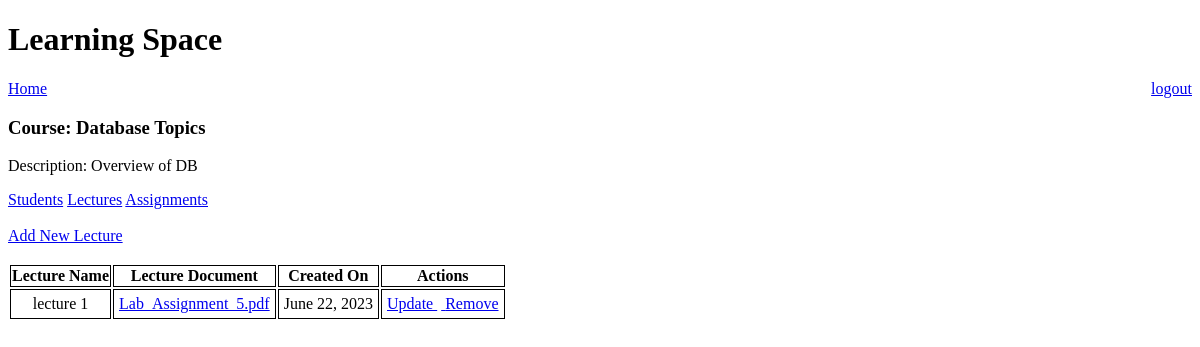
The page /instructor/course?course_id=1&request_notes=True (signed in) on the database as committed earlier.
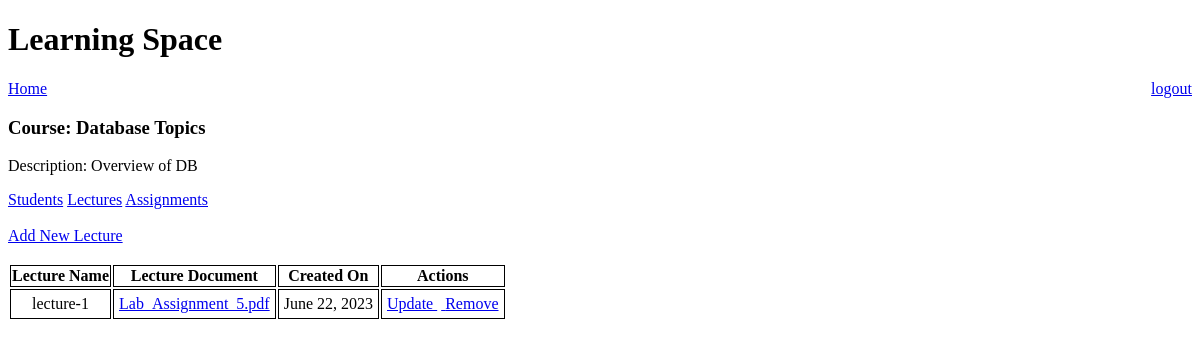
The same page on the database as committed later.
### e_learn/models.py (models this page shows)
class Notes(models.Model):
    name = models.TextField()
    course = models.ForeignKey(Course, on_delete=models.CASCADE)
    notes_doc = models.FileField(upload_to=get_file_path_notes)
    created_on = models.DateField(auto_now_add=True)
    class Meta:
        ordering = ["created_on"]

### e_learn/views.py (the view, shortened to what this page needs)
# urls.py: path('instructor/course', views.instructor_course_details, name='instructor_course_details'),
@login_required(login_url='login')
def instructor_course_details(request):
    course_id = request.GET.get('course_id')
    assignment_id = request.GET.get('assignment_id')
    req_students = request.GET.get('request_students')
    req_update_final_grade = request.GET.get('request_update_final_grade')
    req_notes = request.GET.get('request_notes')
    req_notes_create = request.GET.get('request_notes_create')
    req_update_notes = request.GET.get('request_update_notes')
    req_remove_notes = request.GET.get('remove_notes')
    req_assignments = request.GET.get('request_assignments')
    req_assignment_create = request.GET.get('request_assignment_create')
    req_update_assignment = request.GET.get('request_update_assignment')
    req_remove_assignment = request.GET.get('remove_assignment')
    req_grades = request.GET.get('request_grades')
    req_update_grade = request.GET.get('request_update_grade')
    course_data = Course.objects.get(pk=course_id)
    send_data = {"course_details": course_data}
    requested_notes = False
    requested_students = False
    requested_assignments = False
    requested_grades = False
    if req_students is not None:
        requested_students = True
        send_data['requested_students'] = True
    elif req_notes is not None:
        requested_notes = True
        send_data['requested_notes'] = True
    elif req_notes_create is not None:
        send_data['requested_notes_create'] = True
        return render(request, 'course_data_to_instructor.html', send_data)
    elif req_assignment_create is not None:
        send_data['requested_assignment_create'] = True
        return render(request, 'course_data_to_instructor.html', send_data)
    elif req_grades is not None:
        send_data['requested_grades'] = True
        requested_grades = True
    elif req_update_notes is not None:
        notes_id = request.GET.get('notes_id')
        notes_details = Notes.objects.get(pk=notes_id)
        send_data['requested_update_notes'] = True
        send_data['notes_details'] = notes_details
        return render(request, 'course_data_to_instructor.html', send_data)
    elif req_assignments is not None:
        requested_assignments = True
        send_data['requested_assignments'] = True
    elif req_update_grade is not None:
        send_data['requested_grades'] = True
        send_data['requested_grade_update'] = True
        requested_grades = True
    elif req_update_final_grade is not None:
        send_data['requested_final_grade_update'] = True
        requested_students = True
        send_data['requested_students'] = requested_students
    if requested_notes:
        notes_data = course_notes(course_id)
        if notes_data is None:
            send_data['msg'] = "No notes created for this course."
            return render(request, 'course_data_to_instructor.html', send_data)
        send_data['notes_list'] = notes_data
        return render(request, 'course_data_to_instructor.html', send_data)

### e_learn/views.py (called while the page is built)
def course_notes(course_id):
    try:
        notes_data = Notes.objects.filter(course=course_id)
        if len(notes_data) == 0 or notes_data is None:
            return None
        for notes in notes_data:
            notes.notes_doc = str(notes.notes_doc).split('/')[-1]
        return notes_data
    except Exception as e:
        return None

### e_learn/templates/course_data_to_instructor.html (shortened to what this page needs)
{% extends "base_loggedIn.html" %}
{% block body %}
    <a href="{% url 'instructor_home' %}">Home</a>
    <h3> Course: {{ course_details.name }}</h3>
    <p>Description: {{ course_details.description }}</p>
    <a href="{% url 'instructor_course_details' %}?course_id={{ course_details.id }}&request_students=True">Students</a>
    <a href="{% url 'instructor_course_details' %}?course_id={{ course_details.id }}&request_notes=True">Lectures</a>
    <a href="{% url 'instructor_course_details' %}?course_id={{ course_details.id }}&request_assignments=True">Assignments</a>
    <br>
    {% if requested_notes %}
        <br> <a href="{% url 'instructor_course_details' %}?course_id={{ course_details.id }}&request_notes_create=True">Add New Lecture</a>
        {% if notes_list %}
            <br> <br>
            <table>
                <thead>
                    <tr>
                        <th scope="col" style="border: 1px solid black;">Lecture Name</th>
                        <th scope="col" style="border: 1px solid black;">Lecture Document</th>
                        <th scope="col" style="border: 1px solid black;">Created On</th>
                        <th scope="col" style="border: 1px solid black;">Actions</th>
                    </tr>
                </thead>
                <tbody>
                    {% for notes in notes_list %}
                        <tr>
                            <td style="border: 1px solid black; padding: 5px" align="center"> {{ notes.name }} </td>
                            <td style="border: 1px solid black; padding: 5px" align="center">
                                <a href="{% url 'download' %}?notes_id={{ notes.id }}"> {{ notes.notes_doc.name }} </a>
                            </td>
                            <td style="border: 1px solid black; padding: 5px" align="center"> {{ notes.created_on }}
                            </td>
                            <td style="border: 1px solid black; padding: 5px" align="center">
                                <a href="{% url 'instructor_course_details' %}?course_id={{ course_details.id }}&notes_id={{ notes.id }}&request_update_notes=True"> Update </a>
                                &nbsp;<a href="{% url 'instructor_course_details' %}?course_id={{ course_details.id }}&notes_id={{ notes.id }}&remove_notes=True"> Remove </a>
                            </td>
                        </tr>
                    {% endfor %}
                </tbody>
            </table>
        {% endif %}
    {% endif %}
{% endblock %}

Rows that differ between the two databases and show on the page:
changed Notes "Lab_Assignment_5.pdf": name "lecture 1" → "lecture-1"
